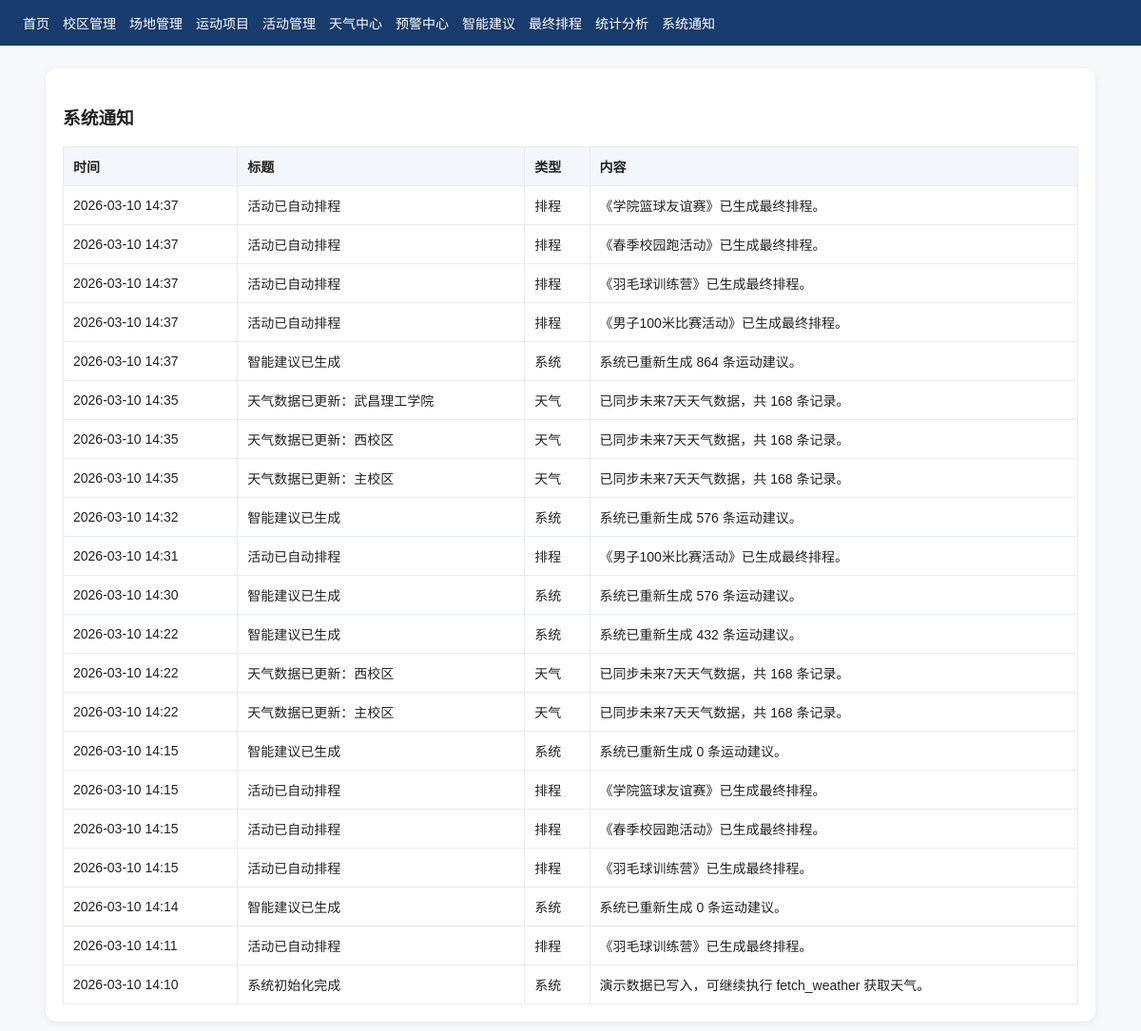
/notifications/, run on the app's committed database.
### core/models.py (models this page shows, shortened)
class TimeStampedModel(models.Model):
    created_at = models.DateTimeField(auto_now_add=True, verbose_name="创建时间")
    updated_at = models.DateTimeField(auto_now=True, verbose_name="更新时间")
    class Meta:
        abstract = True

class Notification(TimeStampedModel):
    TYPE_CHOICES = [
        ("system", "系统"),
        ("weather", "天气"),
        ("schedule", "排程"),
    ]
    title = models.CharField(max_length=200, verbose_name="标题")
    content = models.TextField(verbose_name="内容")
    notification_type = models.CharField(
        max_length=20,
        choices=TYPE_CHOICES,
        default="system",
        verbose_name="通知类型"
    )
    is_read = models.BooleanField(default=False, verbose_name="是否已读")
    class Meta:
        verbose_name = "系统通知"
        verbose_name_plural = "系统通知"
        ordering = ["-created_at"]

### core/views.py (the view)
# urls.py: path("notifications/", views.notification_list, name="notification_list"),
def notification_list(request):
    items = Notification.objects.all()[:100]
    return render(request, "core/notification_list.html", {"items": items})

### core/templates/core/notification_list.html
{% extends 'core/base.html' %}
{% block content %}
<div class="card">
    <h3>系统通知</h3>
    <table>
        <tr><th>时间</th><th>标题</th><th>类型</th><th>内容</th></tr>
        {% for item in items %}
        <tr>
            <td>{{ item.created_at|date:"Y-m-d H:i" }}</td>
            <td>{{ item.title }}</td>
            <td>{{ item.get_notification_type_display }}</td>
            <td>{{ item.content }}</td>
        </tr>
        {% empty %}
        <tr><td colspan="4">暂无通知</td></tr>
        {% endfor %}
    </table>
</div>
{% endblock %}

### core/templates/core/base.html (style rules this page uses)
body { font-family: Arial, sans-serif; margin: 0; background: #f6f8fb; color: #222; }
.card { background: #fff; border-radius: 12px; box-shadow: 0 2px 8px rgba(0,0,0,.06); padding: 18px; margin-bottom: 18px; }
table { width: 100%; border-collapse: collapse; background: #fff; }
th, td { border: 1px solid #e8ebf0; padding: 10px; font-size: 14px; text-align: left; }
th { background: #f3f6fa; }

### data on the page
Notification: created_at "2026-03-10 14:37", title "活动已自动排程", notification_type "排程", content "《学院篮球友谊赛》已生成最终排程。"
Notification: created_at "2026-03-10 14:37", title "活动已自动排程", notification_type "排程", content "《春季校园跑活动》已生成最终排程。"
Notification: created_at "2026-03-10 14:37", title "活动已自动排程", notification_type "排程", content "《羽毛球训练营》已生成最终排程。"
Notification: created_at "2026-03-10 14:37", title "活动已自动排程", notification_type "排程", content "《男子100米比赛活动》已生成最终排程。"
Notification: created_at "2026-03-10 14:37", title "智能建议已生成", notification_type "系统", content "系统已重新生成 864 条运动建议。"
Notification: created_at "2026-03-10 14:35", title "天气数据已更新：武昌理工学院", notification_type "天气", content "已同步未来7天天气数据，共 168 条记录。"
Notification: created_at "2026-03-10 14:35", title "天气数据已更新：西校区", notification_type "天气", content "已同步未来7天天气数据，共 168 条记录。"
Notification: created_at "2026-03-10 14:35", title "天气数据已更新：主校区", notification_type "天气", content "已同步未来7天天气数据，共 168 条记录。"
Notification: created_at "2026-03-10 14:32", title "智能建议已生成", notification_type "系统", content "系统已重新生成 576 条运动建议。"
Notification: created_at "2026-03-10 14:31", title "活动已自动排程", notification_type "排程", content "《男子100米比赛活动》已生成最终排程。"
Notification: created_at "2026-03-10 14:30", title "智能建议已生成", notification_type "系统", content "系统已重新生成 576 条运动建议。"
Notification: created_at "2026-03-10 14:22", title "智能建议已生成", notification_type "系统", content "系统已重新生成 432 条运动建议。"
Notification: created_at "2026-03-10 14:22", title "天气数据已更新：西校区", notification_type "天气", content "已同步未来7天天气数据，共 168 条记录。"
Notification: created_at "2026-03-10 14:22", title "天气数据已更新：主校区", notification_type "天气", content "已同步未来7天天气数据，共 168 条记录。"
Notification: created_at "2026-03-10 14:15", title "智能建议已生成", notification_type "系统", content "系统已重新生成 0 条运动建议。"
Notification: created_at "2026-03-10 14:15", title "活动已自动排程", notification_type "排程", content "《学院篮球友谊赛》已生成最终排程。"
Notification: created_at "2026-03-10 14:15", title "活动已自动排程", notification_type "排程", content "《春季校园跑活动》已生成最终排程。"
Notification: created_at "2026-03-10 14:15", title "活动已自动排程", notification_type "排程", content "《羽毛球训练营》已生成最终排程。"
Notification: created_at "2026-03-10 14:14", title "智能建议已生成", notification_type "系统", content "系统已重新生成 0 条运动建议。"
Notification: created_at "2026-03-10 14:11", title "活动已自动排程", notification_type "排程", content "《羽毛球训练营》已生成最终排程。"
Notification: created_at "2026-03-10 14:10", title "系统初始化完成", notification_type "系统", content "演示数据已写入，可继续执行 fetch_weather 获取天气。"
